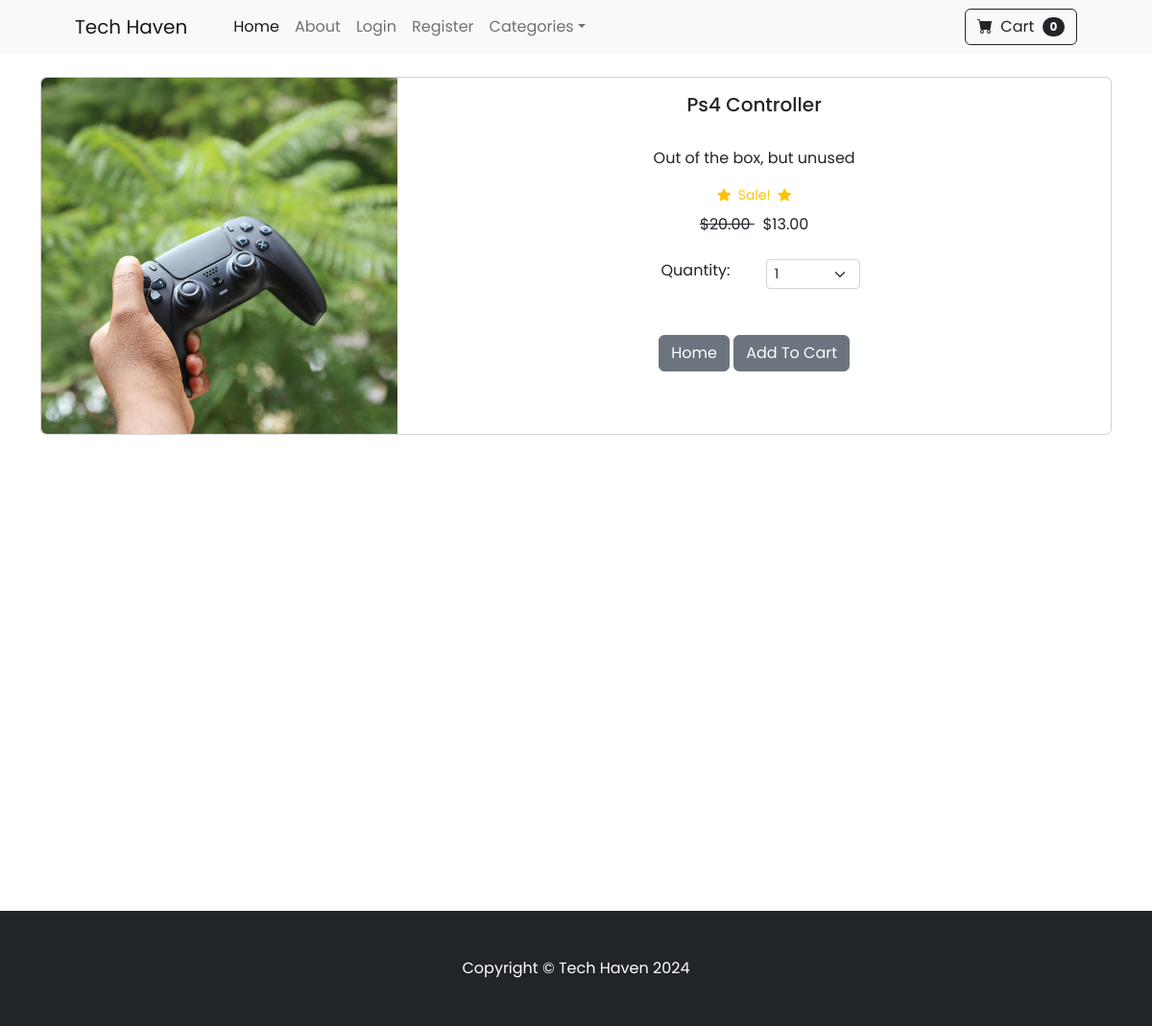
The app's page /product/3 with its own data.
### store/models.py (models this page shows, shortened)
class Product(models.Model):
    name = models.CharField(max_length=50)
    price =models.DecimalField(default= 0, decimal_places=2, max_digits=6)
    category = models.ForeignKey(Category, on_delete= models.CASCADE, default=1) #connects it with the Category model
    description = models.CharField(max_length=50, default='', blank=True, null=True) # blank= True makes it so that you can leave blank
    image =models.ImageField(upload_to='upload/products/') #goes into the media directory
    is_sale = models.BooleanField(default=False) # by default, it's not on sale
    sale_price = models.DecimalField(default=0, decimal_places=2, max_digits=6)

### store/views.py (the view)
# urls.py: path('product/<int:pk>', views.product, name='product'),
def product(request, pk):
    product = Product.objects.get(id=pk) #gets a specific product with a unique primary key
    return render(request, 'product.html', {'product':product})

### cart/cart.py (called while the page is built)
    def __len__(self):
        return len(self.cart) # counts how many things are in the cart

### cart/context_processors.py (called while the page is built)
def cart(request):
    return {'cart': Cart(request)}

### store/templates/product.html (shortened to what this page needs)
{% extends 'base.html' %}
{% block content %}
<div class="container">
<br/>
<div class="card mb-3">
  <div class="row g-0">
    <div class="col-md-4">
      <img src="{{ product.image.url }}" class="img-fluid rounded-start" alt="...">
    </div>
    <div class="col-md-8">
      <div class="card-body">
        <center>
        <h5 class="card-title">{{ product.name }}</h5>
        <br/>
        <p class="card-text justified">{{ product.description }}</p>
        {% if product.is_sale %}
        <div class="d-flex justify-content-center small text-warning mb-2">
                <div class="bi-star-fill"></div>
                &nbsp;&nbsp;Sale!&nbsp;&nbsp;
                <div class="bi-star-fill"></div>
                </div>
                <strike>
                ${{ product.price }}
                </strike>
                &nbsp;
                ${{ product.sale_price }}
        {% else %}
            ${{ product.price }}
        {% endif %}
            <br/><br/>
<div class="row justify-content-center">
    <div class="col-md-2">Quantity:</div>
                <div class="col-md-2">
                <select class="form-select form-select-sm" id="qty-cart">
                  <option value="1">1</option>
                </select>
                </div>
            </div>
            <br/><br/>
        <a href="{% url 'home'%}" class="btn btn-secondary">Home</a>
        <button type="button" value="{{ product.id }}" class="btn btn-secondary" id="add-cart">Add To Cart</button>
    </center>
      </div>
    </div>
  </div>
</div>
</div>
<br/><br/><br/><br/><br/><br/><br/><br/><br/><br/><br/><br/><br/><br/><br/><br/><br/><br/><br/><br/>
{% endblock %}

### store/templates/base.html (style rules this page uses)
body { font-family: 'Poppins', sans-serif; display: flex; flex-direction: column; min-height: 100vh; margin: 0; }

### records on screen
Product: image (picture), name "Ps4 Controller", description "Out of the box, but unused", price "20.00", sale_price "13.00"

### other values on screen
{{ cart|length }} "0"
